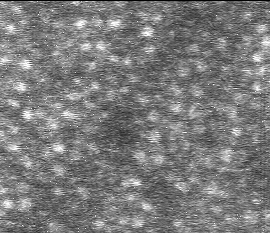
#> input picture Data/sample.tif, 270 x 233 px
$ jupyter execute --allow-errors example.ipynb   (shell and % lines are left out)   (Python 2 division)   (older library calls are emulated)
#> lines starting #> are read from the running program, lines starting #| are printed output that depends on the picture; long printed decimals are rounded
[cell 1]
import numpy as np
import pylab
import mahotas as mh

[cell 2]
img=mh.imread('Data/sample.tif')
#> img: shape (233, 270, 3); min 0, max 255, mean 123

[cell 3]
pylab.imshow(img)

[cell 4]
print img.shape
#| (233, 270, 3)

[cell 5]
img=img[:,:,0]
#> img: shape (233, 270)

[cell 6]
print img.shape
#| (233, 270)
print img.max()
#| 255
print img.min()
#| 0

[cell 7]
T = mh.thresholding.otsu(img)
#> T = 131
pylab.imshow(img > T)
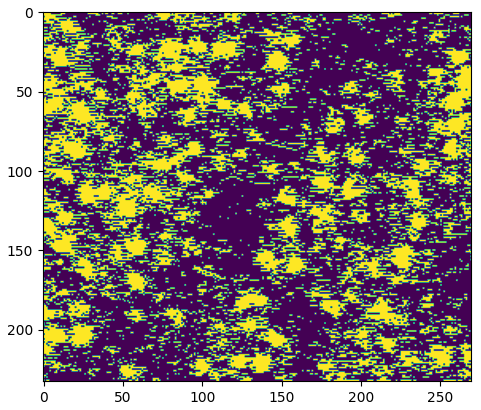
#> figure drawn by matplotlib, 1 panel

[cell 8]
imgf = mh.gaussian_filter(img,4)
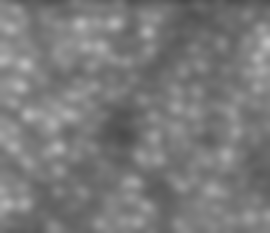
#> imgf: shape (233, 270) float64; min 75.81, max 192.6, mean 123
print imgf.shape
#| (233, 270)
print imgf.max()
#| 192.608
print imgf.min()
#| 75.808

[cell 9]
T= mh.thresholding.otsu(imgf.astype(np.uint8))
#> T = 124
pylab.imshow(imgf > T)
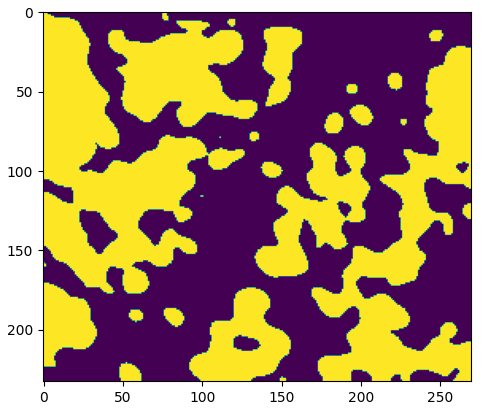
#> figure drawn by matplotlib, 1 panel

#> (a cell that did not finish here is left out)

#> (a cell that did not finish here is left out)

#> (a cell that did not finish here is left out)

[cell 13]
dist = mh.distance(imgf > T)
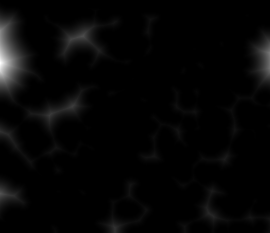
#> dist: shape (233, 270) float64; min 0, max 1489, mean 34.7; drawn with min black and max white
dist = dist.max() - dist
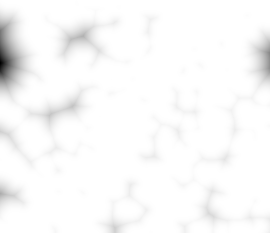
#> dist: shape (233, 270) float64; min 0, max 1489, mean 1454.3; drawn with min black and max white
dist -= dist.min()
dist = dist/float(dist.ptp()) * 255
dist = dist.astype(np.uint8)
pylab.imshow(dist)
